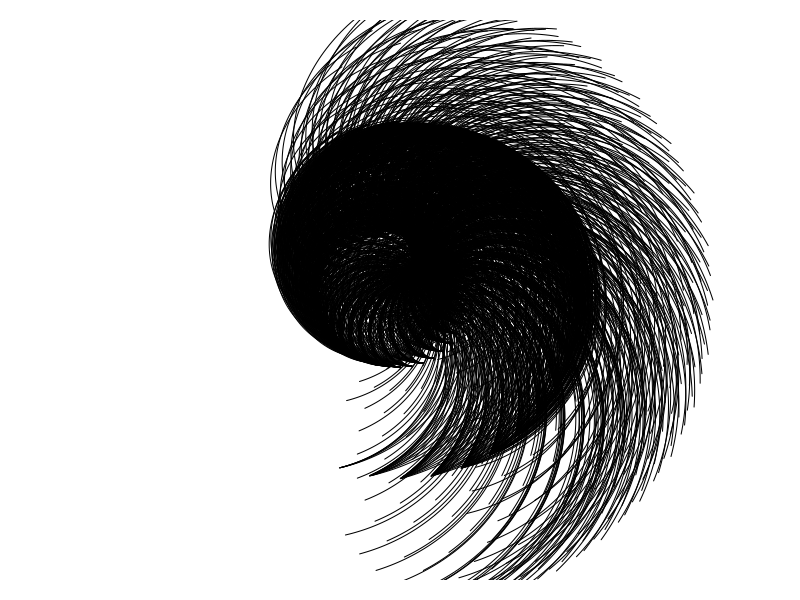

The R source for this figure:

dev.off()
quartz(width=12,height=12, bg= "#FEFEFE")
par(mfrow=c(1,1),mar=c(0,0,0,0),oma=c(1,1,1,1))
plot(0,0,type="n", xlim=c(-2,32), ylim=c(3,27),
	xaxs="i", yaxs="i", axes=FALSE, xlab=NA, ylab=NA,
	asp=1)



for (j in 0:35) {
for (i in 0:35) {


	R <- 8
	alpha <- j*10
	X <- 15+R*cos(alpha/180*pi)
	Y <- 15+R*sin(alpha/180*pi)

	r <- 3
	beta <- i*10
	x <- 15+r*cos(beta/180*pi)
	y <- 15+r*sin(beta/180*pi)

	d1 <- sqrt((X-x)^2+(Y-y)^2)
	xc <- x
	yc <- y

  n <- 180-atan((Y-y)/(X-x))/pi*180 

	alpha2 <- -(0:n)
	theta <- alpha2/180*pi
	
	b <- d1/(n/180*pi)
	r <- b*theta
		
	x1 <- xc+r*cos(theta)
	y1 <- yc+r*sin(theta)

	lines(x1,y1, col="black")

	}
}
